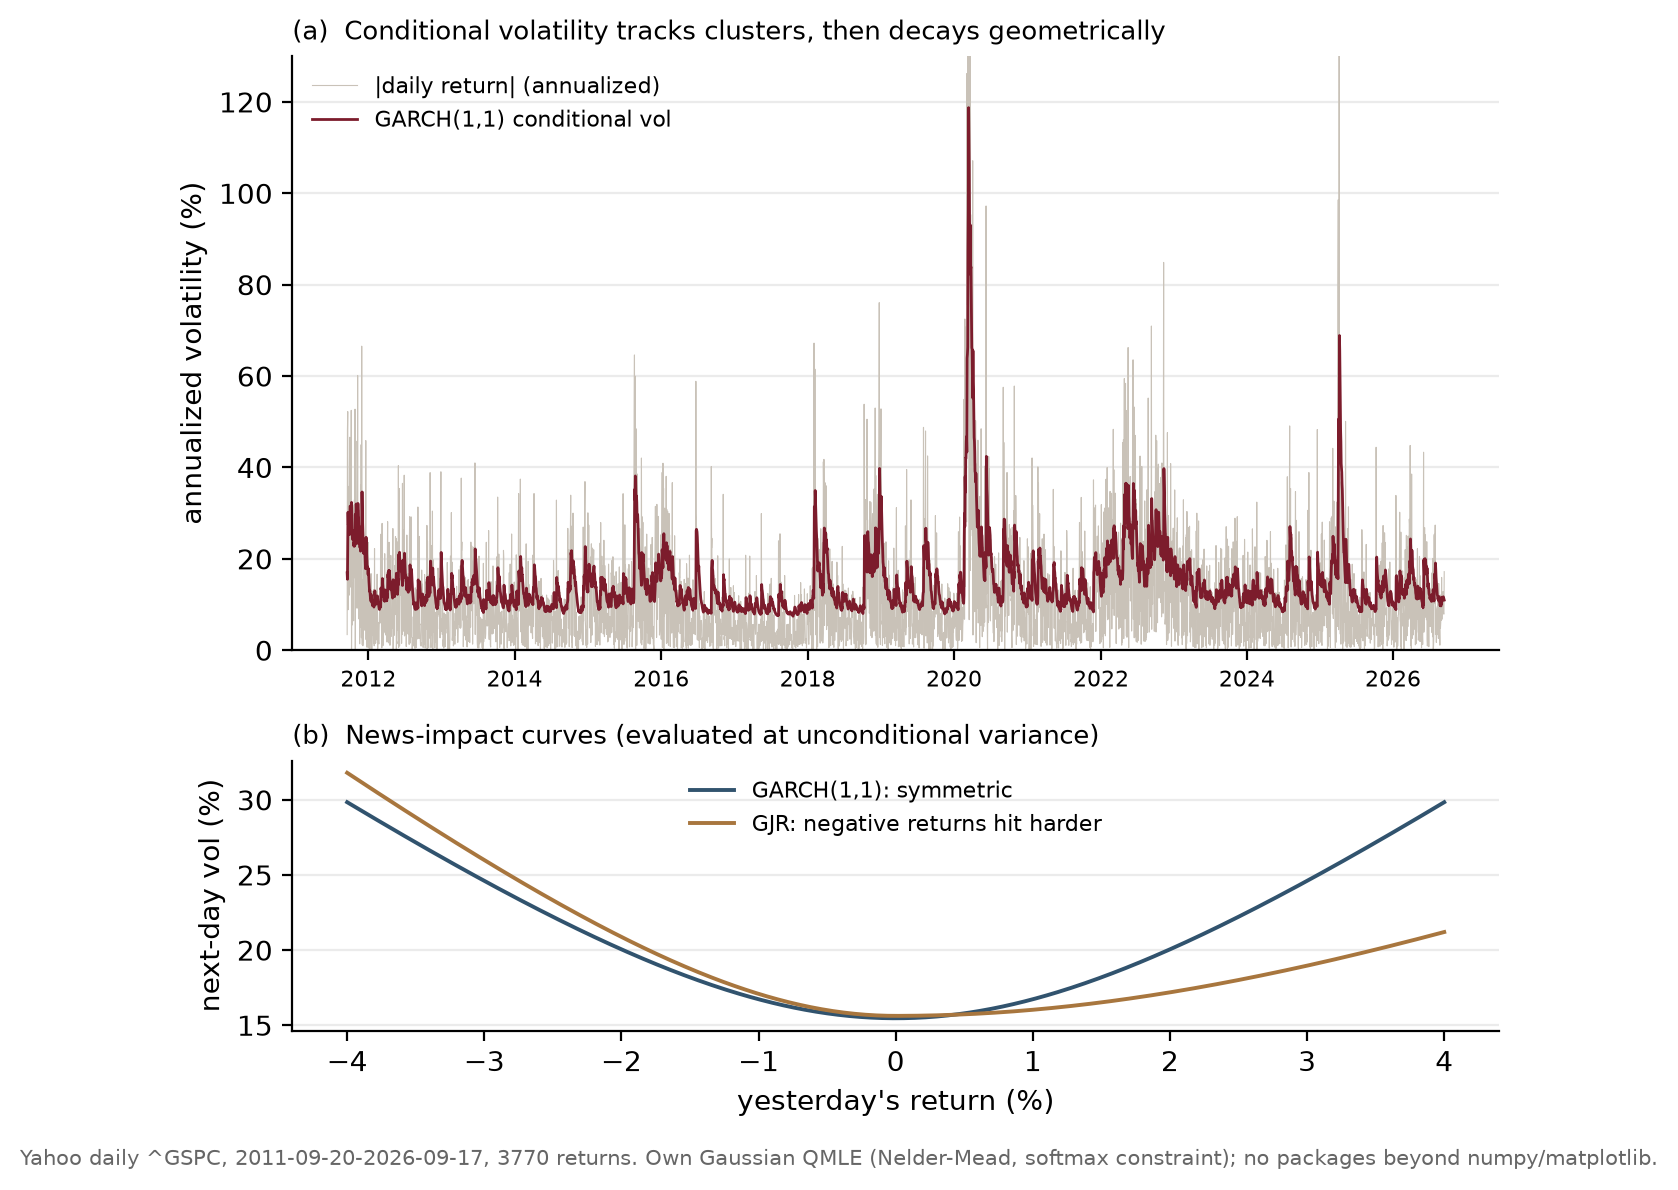

Python code for this plot:
"""
Figure 2 - GARCH(1,1) fitted to S&P 500 daily returns by own maximum likelihood.

Free data: daily S&P 500 (^GSPC) closes from the shared cache data/spx_ohlc.csv
(created by fig_rv_estimators.py from Yahoo's public chart API). A GARCH(1,1)
with Gaussian quasi-likelihood is fitted to demeaned daily log returns with a
self-contained Nelder-Mead optimizer in numpy (no scipy, no packages): the
persistence constraint alpha + beta < 1 is enforced by a softmax
reparameterization. A GJR-GARCH(1,1) is fitted the same way to quantify the
leverage asymmetry. Panel (a): conditional volatility vs |returns|;
panel (b): news-impact curves of the two fits.

Printed: omega, alpha, beta, persistence, half-life, long-run vol, log-lik for
GARCH(1,1); omega, alpha, gamma, beta for GJR; and the likelihood-ratio stat.

Reproducible:
    python fig_garch_fit.py     # numpy, matplotlib only
"""
import os, csv
import numpy as np
import matplotlib
matplotlib.use("Agg")
import matplotlib.pyplot as plt

HERE = os.path.dirname(os.path.abspath(__file__))
CACHE = os.path.join(HERE, "data", "spx_ohlc.csv")

dates, close = [], []
with open(CACHE) as f:
    for row in csv.DictReader(f):
        dates.append(row["date"]); close.append(float(row["close"]))
close = np.array(close)
r = np.diff(np.log(close))
r = r - r.mean()                       # demean once; QMLE on residuals
N = len(r)
s2u = r.var()                          # unconditional variance


def nll_garch(theta, r, gjr=False):
    """Negative Gaussian log-likelihood. Softmax keeps alpha+beta(+gamma/2)<1."""
    if gjr:
        w = np.exp(theta[0])
        e = np.exp(np.array([theta[1], theta[2], theta[3], 0.0]))
        a, g, b = e[0] / e.sum(), e[1] / e.sum(), e[2] / e.sum()
        # persistence a + g/2 + b < 1 automatically since a+g+b < 1
    else:
        w = np.exp(theta[0])
        e = np.exp(np.array([theta[1], theta[2], 0.0]))
        a, b = e[0] / e.sum(), e[1] / e.sum()
        g = 0.0
    s2 = np.empty(len(r)); s2[0] = r.var()
    for t in range(1, len(r)):
        s2[t] = w + (a + g * (r[t - 1] < 0)) * r[t - 1] ** 2 + b * s2[t - 1]
    if np.any(s2 <= 0) or not np.all(np.isfinite(s2)):
        return 1e10
    return 0.5 * np.sum(np.log(2 * np.pi * s2) + r ** 2 / s2)


def nelder_mead(f, x0, args=(), maxit=2000, tol=1e-9):
    """Minimal Nelder-Mead simplex (standard coefficients)."""
    n = len(x0)
    sim = [np.array(x0, float)]
    for i in range(n):
        x = np.array(x0, float); x[i] += 0.25 if x[i] == 0 else 0.15 * abs(x[i]) + 0.1
        sim.append(x)
    fv = [f(x, *args) for x in sim]
    for _ in range(maxit):
        idx = np.argsort(fv); sim = [sim[i] for i in idx]; fv = [fv[i] for i in idx]
        if abs(fv[-1] - fv[0]) < tol * (abs(fv[0]) + tol):
            break
        cen = np.mean(sim[:-1], axis=0)
        xr = cen + (cen - sim[-1]); fr = f(xr, *args)          # reflect
        if fr < fv[0]:
            xe = cen + 2.0 * (cen - sim[-1]); fe = f(xe, *args)  # expand
            sim[-1], fv[-1] = (xe, fe) if fe < fr else (xr, fr)
        elif fr < fv[-2]:
            sim[-1], fv[-1] = xr, fr
        else:
            xc = cen + 0.5 * (sim[-1] - cen); fc = f(xc, *args)  # contract
            if fc < fv[-1]:
                sim[-1], fv[-1] = xc, fc
            else:                                                 # shrink
                for i in range(1, n + 1):
                    sim[i] = sim[0] + 0.5 * (sim[i] - sim[0])
                    fv[i] = f(sim[i], *args)
    i = int(np.argmin(fv))
    return sim[i], fv[i]


# --- fit GARCH(1,1); start at variance targeting (alpha .08, beta .90) -------
def start(a, b, g=None):
    if g is None:
        rest = 1 - a - b
        return [np.log(s2u * rest), np.log(a / rest), np.log(b / rest)]
    rest = 1 - a - b - g
    return [np.log(s2u * rest), np.log(a / rest), np.log(g / rest), np.log(b / rest)]


th, nll = nelder_mead(nll_garch, start(0.08, 0.90), args=(r,))
w = np.exp(th[0]); e = np.exp(np.array([th[1], th[2], 0.0]))
a, b = e[0] / e.sum(), e[1] / e.sum()
pers = a + b
lrv = np.sqrt(252 * w / (1 - pers))
half = np.log(0.5) / np.log(pers)
print(f"GARCH(1,1): omega={w:.3e} alpha={a:.4f} beta={b:.4f} "
      f"persistence={pers:.4f} half-life={half:.1f}d long-run vol={lrv*100:.2f}% "
      f"logL={-nll:.1f}  N={N}")

thg, nllg = nelder_mead(nll_garch, start(0.02, 0.85, 0.10), args=(r, True))
wg = np.exp(thg[0]); eg = np.exp(np.array([thg[1], thg[2], thg[3], 0.0]))
ag, gg, bg = eg[0] / eg.sum(), eg[1] / eg.sum(), eg[2] / eg.sum()
persg = ag + gg / 2 + bg
print(f"GJR-GARCH : omega={wg:.3e} alpha={ag:.4f} gamma={gg:.4f} beta={bg:.4f} "
      f"persistence={persg:.4f} logL={-nllg:.1f}  LR stat={2 * (nll - nllg):.1f}")

# --- conditional vol path (GARCH) -------------------------------------------
s2 = np.empty(N); s2[0] = r.var()
for t in range(1, N):
    s2[t] = w + a * r[t - 1] ** 2 + b * s2[t - 1]
cvol = np.sqrt(252 * s2) * 100

# --- figure ---
fig, (ax1, ax2) = plt.subplots(
    2, 1, figsize=(6.9, 5.8), gridspec_kw={"height_ratios": [2.2, 1.0]})

x = np.arange(N)
ax1.plot(x, np.abs(r) * np.sqrt(252) * 100, lw=0.4, color="#c9c2b8",
         label="|daily return| (annualized)")
ax1.plot(x, cvol, lw=1.0, color="#7c1c2c", label="GARCH(1,1) conditional vol")
ticks = [i for i in range(1, N) if dates[i][:4] != dates[i - 1][:4] and int(dates[i][:4]) % 2 == 0]
ax1.set_xticks(ticks); ax1.set_xticklabels([dates[i][:4] for i in ticks], fontsize=8)
ax1.set_ylabel("annualized volatility (%)")
ax1.set_ylim(0, 130)
ax1.legend(fontsize=8, frameon=False)
ax1.set_title("(a)  Conditional volatility tracks clusters, then decays geometrically",
              fontsize=9.5, loc="left")
for s in ("top", "right"):
    ax1.spines[s].set_visible(False)
ax1.grid(True, axis="y", alpha=0.25)

eps = np.linspace(-0.04, 0.04, 401)
nic_g = w + a * eps ** 2 + b * s2u
nic_gjr = wg + (ag + gg * (eps < 0)) * eps ** 2 + bg * s2u
ax2.plot(eps * 100, np.sqrt(252 * nic_g) * 100, lw=1.4, color="#31536e",
         label="GARCH(1,1): symmetric")
ax2.plot(eps * 100, np.sqrt(252 * nic_gjr) * 100, lw=1.4, color="#a8763e",
         label="GJR: negative returns hit harder")
ax2.set_xlabel("yesterday's return (%)"); ax2.set_ylabel("next-day vol (%)")
ax2.legend(fontsize=8, frameon=False)
ax2.set_title("(b)  News-impact curves (evaluated at unconditional variance)",
              fontsize=9.5, loc="left")
for s in ("top", "right"):
    ax2.spines[s].set_visible(False)
ax2.grid(True, axis="y", alpha=0.25)

fig.text(0.5, -0.015,
         f"Yahoo daily ^GSPC, {dates[1]}-{dates[-1]}, {N} returns. Own Gaussian QMLE "
         "(Nelder-Mead, softmax constraint); no packages beyond numpy/matplotlib.",
         ha="center", fontsize=7.6, color="#666")
plt.tight_layout()
OUT = os.path.join(HERE, "fig_garch_fit.png")
fig.savefig(OUT, dpi=200, bbox_inches="tight")
print("wrote", OUT)
